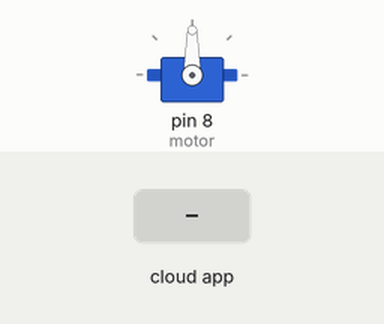
A sketch run on a simulated Arduino Uno, built with avr-gcc and run on an emulated ATmega328P. On the bench: servo. The inputs (shaded band) are chosen by the test bench. The ROS host is connected and sends only what is stated.

Above: at 1.2 s.
1.3 s: the phone or cloud app sets arm_actuate to 0
At 1.9 s:
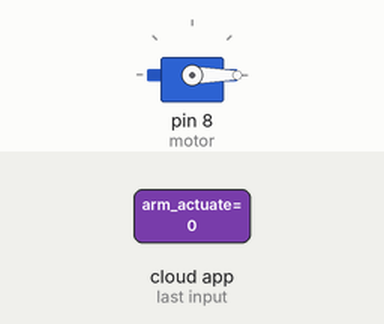
2.8 s: the phone or cloud app sets arm_actuate to 45
At 4.0 s:
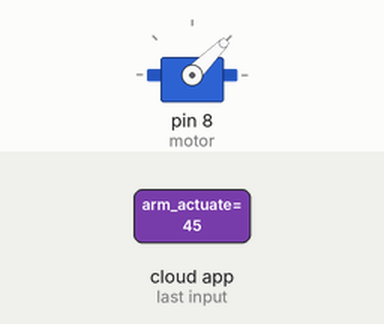
4.3 s: the phone or cloud app sets arm_actuate to 180
At 5.4 s:
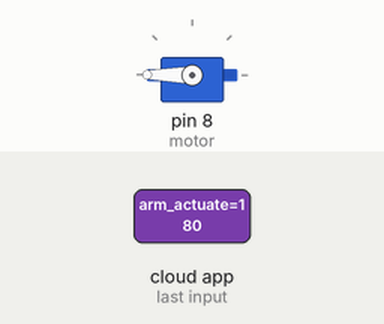
5.8 s: the phone or cloud app sets arm_actuate to 90
At 6.5 s:
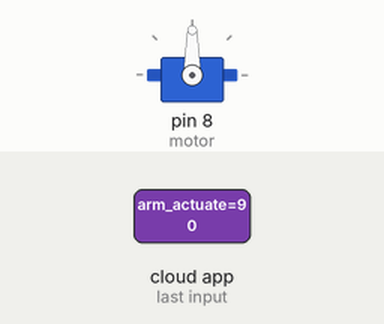
Timing chart, 0 to 8.3 s (numbered marks = the images above; inputs shaded):
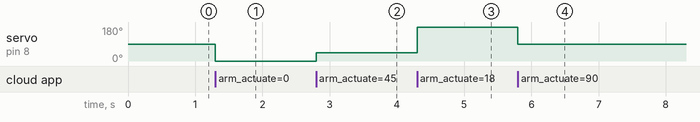

Measured:
- after the input at 1.3 s, servo on pin 8 (motor): 90° → 0° at once
- after the input at 2.8 s, servo on pin 8 (motor): 0° → 45° at once
- after the input at 4.3 s, servo on pin 8 (motor): 45° → 180° at once
- after the input at 5.8 s, servo on pin 8 (motor): 180° → 90° at once

The sketch:

ros_servo_control.ino
```cpp
// (licence header left out)
#include <Servo.h>
#include <ros.h>
#include <std_msgs/UInt16.h>


// Register the servo motors of each joint
Servo motor;

// Initialize the ROS node
ros::NodeHandle  nh;

/*
 * This function is called each time a new message is published on the topic /servo_actuate
 */
void arm_actuate_cb( const std_msgs::UInt16& msg){
  motor.write(msg.data);
  delay(5);
}

// Define the subscriber to the topic /servo_actuate where are published UInt16MultiArray messages
// Define the function that will be triggered each time a new message is published on this topic
ros::Subscriber<std_msgs::UInt16> sub("arduino/arm_actuate", &arm_actuate_cb );


void setup() {
  // Attach and Initialize each Servo to the Arduino pin where it is connected
  motor.attach(8);

  // Set a common start point for each joint
  // This way, the start status of each joint is known
  motor.write(90);

  // Inizialize the ROS node on the Arduino
  nh.initNode();
  // Inform ROS that this node will subscribe to messages on a given topic
  nh.subscribe(sub);
}

void loop() {
  // Keep the ROS node up and running
  nh.spinOnce();
  delay(1);
}
```
